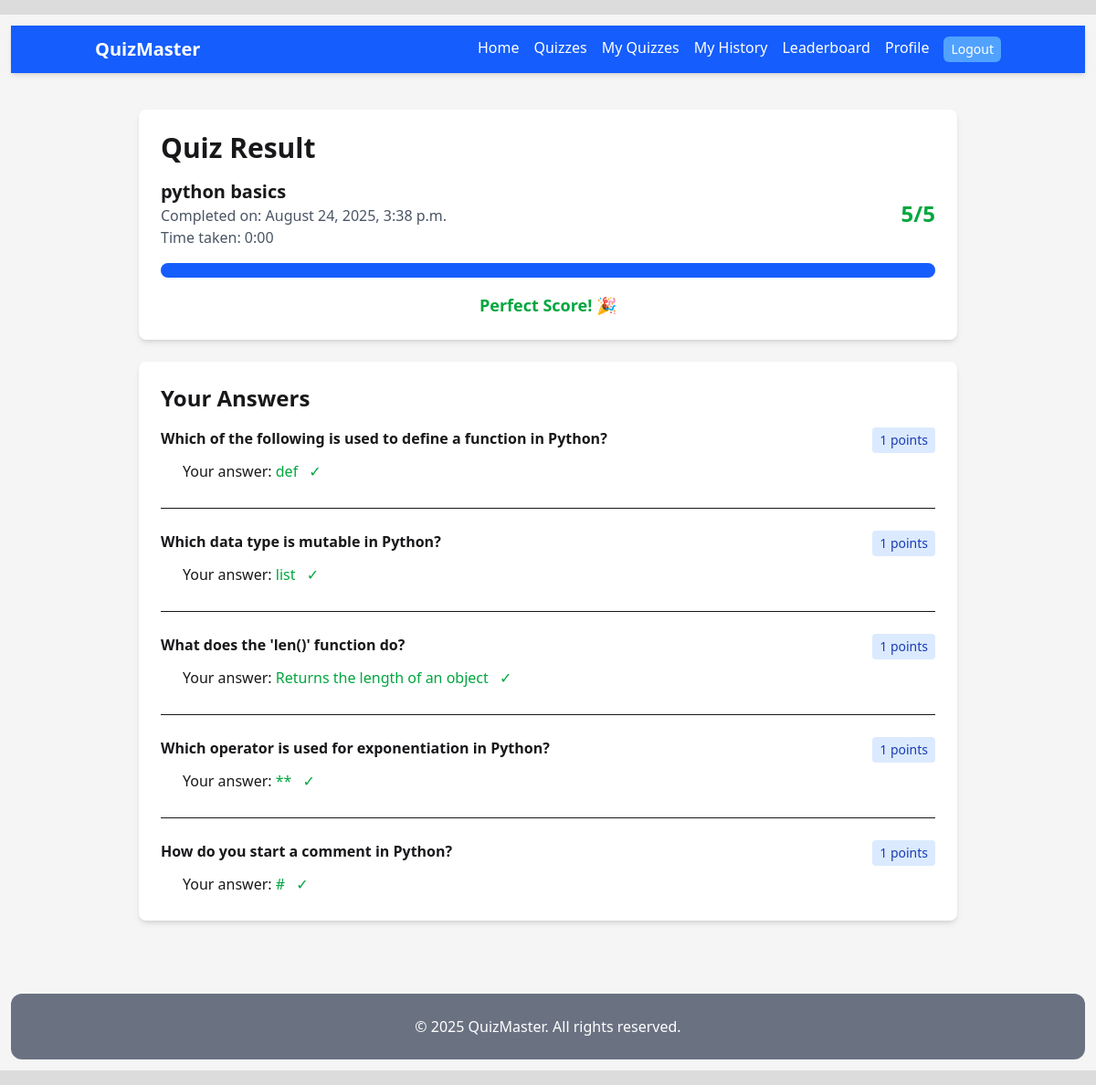
/quizzes/result/1/ (signed in), run on the app's committed database.
### quiz/models.py (models this page shows, shortened)
class QuizAttempt(models.Model):
    user = models.ForeignKey(User, on_delete=models.CASCADE, related_name='quiz_attempts')
    quiz = models.ForeignKey(Quiz, on_delete=models.CASCADE, related_name='attempts')
    score = models.PositiveIntegerField(default=0)
    max_score = models.PositiveIntegerField(default=0)
    completed_at = models.DateTimeField(auto_now_add=True)
    time_taken = models.DurationField(null=True, blank=True)
    class Meta:
        ordering = ['-completed_at']

class Quiz(models.Model):
    title = models.CharField(max_length=200)
    description = models.TextField(blank=True)
    category = models.ForeignKey(Category, on_delete=models.SET_NULL, null=True, related_name='quizzes')
    created_by = models.ForeignKey(User, on_delete=models.CASCADE, related_name='quizzes')
    created_at = models.DateTimeField(auto_now_add=True)
    updated_at = models.DateTimeField(auto_now=True)
    is_active = models.BooleanField(default=True)
    time_limit = models.PositiveIntegerField(help_text="Time limit in minutes", null=True, blank=True)
    max_questions = models.PositiveIntegerField(default=50)
    min_questions = models.PositiveIntegerField(default=5)
    class Meta:
        ordering = ['-created_at']

class UserAnswer(models.Model):
    attempt = models.ForeignKey(QuizAttempt, on_delete=models.CASCADE, related_name='answers')
    question = models.ForeignKey(Question, on_delete=models.CASCADE)
    selected_option = models.ForeignKey(Option, on_delete=models.CASCADE)
    is_correct = models.BooleanField(default=False)

class Question(models.Model):
    quiz = models.ForeignKey(Quiz, on_delete=models.CASCADE, related_name='questions')
    text = models.TextField()
    order = models.PositiveIntegerField(default=0)
    points = models.PositiveIntegerField(default=1)
    class Meta:
        ordering = ['order']

class Option(models.Model):
    question = models.ForeignKey(Question, on_delete=models.CASCADE, related_name='options')
    text = models.CharField(max_length=200)
    is_correct = models.BooleanField(default=False)

### quiz/views.py (the view)
# urls.py: path('result/<int:pk>/', views.QuizResultView.as_view(), name='quiz-result'),
class QuizResultView(LoginRequiredMixin, DetailView):
    model = QuizAttempt
    template_name = 'quiz/quiz_result.html'
    context_object_name = 'attempt'
    def get_queryset(self):
        return QuizAttempt.objects.filter(user=self.request.user)

### quiz/templatetags/duration_filters.py (called while the page is built)
@register.filter
def duration(value):
    if not value:
        return "N/A"
    total_seconds = int(value.total_seconds())
    hours = total_seconds // 3600
    minutes = (total_seconds % 3600) // 60
    seconds = total_seconds % 60
    if hours > 0:
        return f"{hours}:{minutes:02d}:{seconds:02d}"
    else:
        return f"{minutes}:{seconds:02d}"

### quiz/templates/quiz/quiz_result.html (shortened to what this page needs)
{% extends "base.html" %}
{% load duration_filters %}
{% block content %}
<div class="max-w-4xl mx-auto">
    <div class="bg-white rounded-lg shadow-md p-6 mb-6">
        <h1 class="text-3xl font-bold mb-4">Quiz Result</h1>
        <div class="flex justify-between items-center mb-4">
            <div>
                <h2 class="text-xl font-semibold">{{ attempt.quiz.title }}</h2>
                <p class="text-gray-600">Completed on: {{ attempt.completed_at|date:"F d, Y, P" }}</p>
                {% if attempt.time_taken %}
                    <p class="text-gray-600">Time taken: {{ attempt.time_taken|duration }}</p>
                {% endif %}
            </div>
            <div class="text-2xl font-bold {% if attempt.score == attempt.max_score %}text-green-600{% else %}{% widthratio attempt.max_score 1 2 as half_score %}{% if attempt.score >= half_score %}text-yellow-600{% else %}text-red-600{% endif %}{% endif %}">
                {{ attempt.score }}/{{ attempt.max_score }}
            </div>
        </div>
        <div class="w-full bg-gray-200 rounded-full h-4 mb-4">
            {% if attempt.max_score > 0 %}
                {% widthratio attempt.score attempt.max_score 100 as percentage %}
                <div class="bg-blue-600 h-4 rounded-full progress-bar" data-width="{{ percentage }}"></div>
            {% endif %}
        </div>
        <div class="text-center text-lg">
            {% if attempt.score == attempt.max_score %}
                <span class="text-green-600 font-bold">Perfect Score! 🎉</span>
            {% endif %}
        </div>
    </div>
    <div class="bg-white rounded-lg shadow-md p-6">
        <h2 class="text-2xl font-bold mb-4">Your Answers</h2>
        <div class="space-y-6">
            {% for answer in attempt.answers.all %}
                <div class="border-b pb-6 last:border-0 last:pb-0">
                    <div class="flex justify-between items-start mb-2">
                        <h3 class="font-semibold">{{ answer.question.text }}</h3>
                        <span class="bg-blue-100 text-blue-800 text-sm px-2 py-1 rounded">{{ answer.question.points }} points</span>
                    </div>
                    <div class="ml-6">
                        <p class="mb-1">
                            Your answer:
                            <span class="{% if answer.is_correct %}text-green-600{% else %}text-red-600{% endif %} font-medium">
                                {{ answer.selected_option.text }}
                            </span>
                            {% if answer.is_correct %}
                                <span class="text-green-600 ml-2">✓</span>
                            {% else %}
                                <span class="text-red-600 ml-2">✗</span>
                            {% endif %}
                        </p>
                    </div>
                </div>
            {% endfor %}
        </div>
    </div>
</div>
{% endblock %}

### static/css/style.css (style rules this page uses)
body { background-color:whitesmoke; }

### quiz/templates/quiz/quiz_result.html (style rules this page uses)
.progress-bar { width: 0%; transition: width 1s ease-in-out; }

### data on the page
QuizAttempt: quiz "python basics", completed_at "August 24, 2025, 3:38 p.m.", time_taken|duration "0:00", score "5", max_score "5"
UserAnswer: question.text "Which of the following is used to define a function in Python?", question.points "1", selected_option.text "def"
UserAnswer: question.text "Which data type is mutable in Python?", question.points "1", selected_option.text "list"
UserAnswer: question.text "What does the 'len()' function do?", question.points "1", selected_option.text "Returns the length of an object"
UserAnswer: question.text "Which operator is used for exponentiation in Python?", question.points "1", selected_option.text "**"
UserAnswer: question.text "How do you start a comment in Python?", question.points "1", selected_option.text "#"
